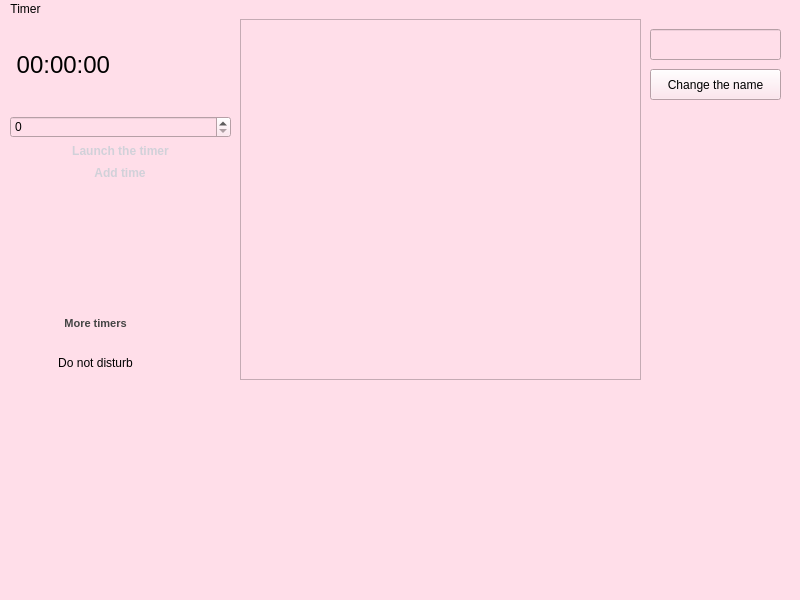
<?xml version="1.0" encoding="UTF-8"?>
<ui version="4.0">
 <class>MainWindow</class>
 <widget class="QMainWindow" name="MainWindow">
  <property name="geometry">
   <rect>
    <x>0</x>
    <y>0</y>
    <width>800</width>
    <height>600</height>
   </rect>
  </property>
  <property name="windowTitle">
   <string>MainWindow</string>
  </property>
  <property name="styleSheet">
   <string notr="true">background-color: #FFDEE9;
background-image: linear-gradient(0deg, #FFDEE9 0%, #B5FFFC 100%);
</string>
  </property>
  <widget class="QWidget" name="centralwidget">
   <widget class="QPushButton" name="pushButton_2">
    <property name="geometry">
     <rect>
      <x>60</x>
      <y>140</y>
      <width>120</width>
      <height>28</height>
     </rect>
    </property>
    <property name="styleSheet">
     <string notr="true">position: relative;
  display: inline-block;
  font-size: 90%;
  font-weight: 700;
  color: rgb(209,209,217);
  text-decoration: none;
  text-shadow: 0 -1px 2px rgba(0,0,0,.2);
  padding: .5em 1em;
  outline: none;
  border-radius: 3px;
  background: linear-gradient(rgb(110,112,120), rgb(81,81,86)) rgb(110,112,120);
  box-shadow:
   0 1px rgba(255,255,255,.2) inset,
   0 3px 5px rgba(0,1,6,.5),
   0 0 1px 1px rgba(0,1,6,.2);
  transition: .2s ease-in-out;</string>
    </property>
    <property name="text">
     <string>Add time</string>
    </property>
   </widget>
   <widget class="QListWidget" name="listWidget">
    <property name="geometry">
     <rect>
      <x>240</x>
      <y>0</y>
      <width>401</width>
      <height>361</height>
     </rect>
    </property>
   </widget>
   <widget class="QWidget" name="layoutWidget">
    <property name="geometry">
     <rect>
      <x>10</x>
      <y>0</y>
      <width>221</width>
      <height>139</height>
     </rect>
    </property>
    <layout class="QVBoxLayout" name="verticalLayout_2">
     <item>
      <layout class="QVBoxLayout" name="verticalLayout">
       <item>
        <widget class="QLabel" name="label">
         <property name="font">
          <font>
           <pointsize>18</pointsize>
          </font>
         </property>
         <property name="text">
          <string> 00:00:00</string>
         </property>
        </widget>
       </item>
       <item>
        <widget class="QSpinBox" name="spinBox">
         <property name="maximum">
          <number>100000</number>
         </property>
         <property name="singleStep">
          <number>1000</number>
         </property>
        </widget>
       </item>
       <item>
        <widget class="QPushButton" name="pushButton">
         <property name="styleSheet">
          <string notr="true">position: relative;
  display: inline-block;
  font-size: 90%;
  font-weight: 700;
  color: rgb(209,209,217);
  text-decoration: none;
  text-shadow: 0 -1px 2px rgba(0,0,0,.2);
  padding: .5em 1em;
  outline: none;
  border-radius: 3px;
  background: linear-gradient(rgb(110,112,120), rgb(81,81,86)) rgb(110,112,120);
  box-shadow:
   0 1px rgba(255,255,255,.2) inset,
   0 3px 5px rgba(0,1,6,.5),
   0 0 1px 1px rgba(0,1,6,.2);
  transition: .2s ease-in-out;</string>
         </property>
         <property name="text">
          <string>Launch the timer</string>
         </property>
        </widget>
       </item>
      </layout>
     </item>
    </layout>
   </widget>
   <widget class="QPushButton" name="pushButton_3">
    <property name="geometry">
     <rect>
      <x>40</x>
      <y>330</y>
      <width>111</width>
      <height>28</height>
     </rect>
    </property>
    <property name="styleSheet">
     <string notr="true">display: inline-block;
  width: 5em;
  height: 2em;
  line-height: 2em;
  vertical-align: middle;
  text-align: center;
  text-decoration: none;
  user-select: none;
  color: rgb(0,0,0);
  outline: none;
  border: 1px solid rgba(0,0,0,.4);
  border-top-color: rgba(0,0,0,.3);
  border-radius: 2px;
  background: linear-gradient(rgb(255,255,255), rgb(240,240,240));
  box-shadow:
   0 0 3px rgba(0,0,0,0) inset,
   0 1px 1px 1px rgba(255,255,255,.2),
   0 -1px 1px 1px rgba(0,0,0,0);
  transition: .2s ease-in-out;</string>
    </property>
    <property name="text">
     <string>Do not disturb</string>
    </property>
   </widget>
   <widget class="QPushButton" name="pushButton_4">
    <property name="geometry">
     <rect>
      <x>40</x>
      <y>290</y>
      <width>111</width>
      <height>28</height>
     </rect>
    </property>
    <property name="styleSheet">
     <string notr="true">display: inline-block;
  font-family: arial,sans-serif;
  font-size: 11px;
  font-weight: bold;
  color: rgb(68,68,68);
  text-decoration: none;
  user-select: none;
  padding: .2em 1.2em;
  outline: none;
  border: 1px solid rgba(0,0,0,.1);
  border-radius: 2px;
  background: rgb(245,245,245) linear-gradient(#f4f4f4, #f1f1f1);
  transition: all .218s ease 0s;</string>
    </property>
    <property name="text">
     <string>More timers</string>
    </property>
   </widget>
   <widget class="QLineEdit" name="lineEdit">
    <property name="geometry">
     <rect>
      <x>650</x>
      <y>10</y>
      <width>131</width>
      <height>31</height>
     </rect>
    </property>
   </widget>
   <widget class="QPushButton" name="pushButton_5">
    <property name="geometry">
     <rect>
      <x>650</x>
      <y>50</y>
      <width>131</width>
      <height>31</height>
     </rect>
    </property>
    <property name="text">
     <string>Change the name</string>
    </property>
   </widget>
  </widget>
  <widget class="QStatusBar" name="statusbar"/>
  <widget class="QMenuBar" name="menubar">
   <property name="geometry">
    <rect>
     <x>0</x>
     <y>0</y>
     <width>800</width>
     <height>26</height>
    </rect>
   </property>
   <widget class="QMenu" name="menuTimer">
    <property name="title">
     <string>Timer</string>
    </property>
    <addaction name="actionAlarm_Clock_2"/>
    <addaction name="actionExit_2"/>
   </widget>
   <addaction name="menuTimer"/>
  </widget>
  <action name="actionAlarm_Clock_2">
   <property name="icon">
    <iconset resource="Resources.qrc">
     <normaloff>:/res/img/alarm.png</normaloff>:/res/img/alarm.png</iconset>
   </property>
   <property name="text">
    <string>Alarm Clock</string>
   </property>
  </action>
  <action name="actionExit_2">
   <property name="icon">
    <iconset resource="Resources.qrc">
     <normaloff>:/res/img/exit.png</normaloff>:/res/img/exit.png</iconset>
   </property>
   <property name="text">
    <string>Exit</string>
   </property>
  </action>
 </widget>
 <resources>
  <include location="Resources.qrc"/>
 </resources>
 <connections/>
</ui>
